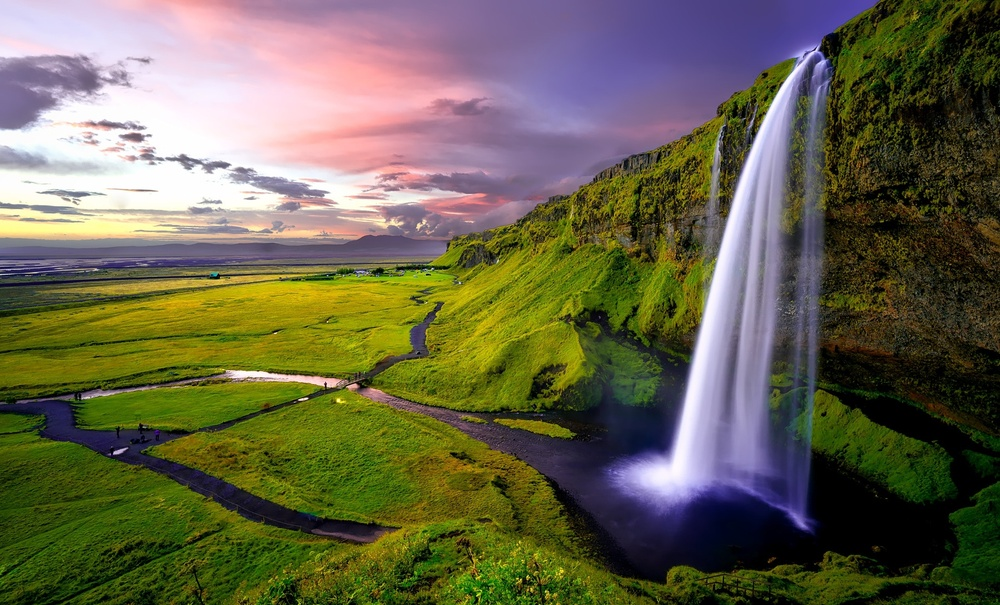
#> input picture testing_imgs/j1.jpg, 1000 x 605 px, shrunk from 2200 x 1331 before the run
$ python watercolor.py testing_imgs/j1.jpg
#> lines starting #> are read from the running program, lines starting #| are printed output that depends on the picture; after the words box and inside, x2 and y2 are one past the last pixel; in counts of white or black regions, pixels touching at a corner belong together
import os, sys
import cv2
import imageio
import subprocess
import numpy as np
from PIL import Image

filename = sys.argv[1].split('.')[0]
fileext = sys.argv[1].split('.')[1]

def Watercolor(f, prefix):
    # Parameters
#> called with f = 'testing_imgs/j1.jpg', prefix = 'testing_imgs/j1'
    average_square = (5, 5)
    sigma_x = 0
    k=20
    line_average = (9, 9)
    line_sigma_x = 0
    multi_w = 0.5
    paint_w = 0.9
    gamma = 1.5
    method = 2

    image = cv2.imread(f, 1)
#> image is the input picture: shape (605, 1000, 3); mean B, G, R 76.6, 100.9, 104.2
    file = 'test'
    ext = '.jpg'

    # GaussianBlur
    image_blurring = cv2.GaussianBlur(image, average_square, sigma_x)
    w , h , channel = image_blurring.shape
#> w = 605; h = 1000; channel = 3
    image_reshape = np.zeros((w , h ,3), np.uint8)

    # Quantization, GaussianBlur
    image_reshape = image_blurring // k * k
    paint = cv2.GaussianBlur(image_reshape, average_square, sigma_x)
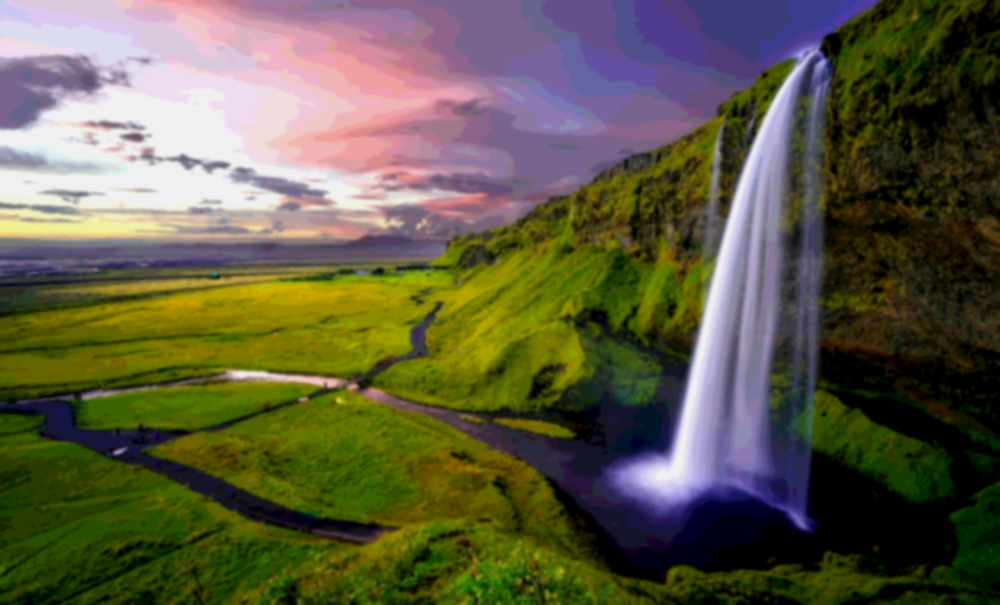
#> paint: shape (605, 1000, 3); mean B, G, R 67.4, 91.8, 95
    cv2.imwrite(prefix + file + "_paint" + ext, paint)

    # Sobel edge detection
    image_preprocessed  = cv2.cvtColor(cv2.GaussianBlur(image, line_average, line_sigma_x), cv2.COLOR_BGR2GRAY)
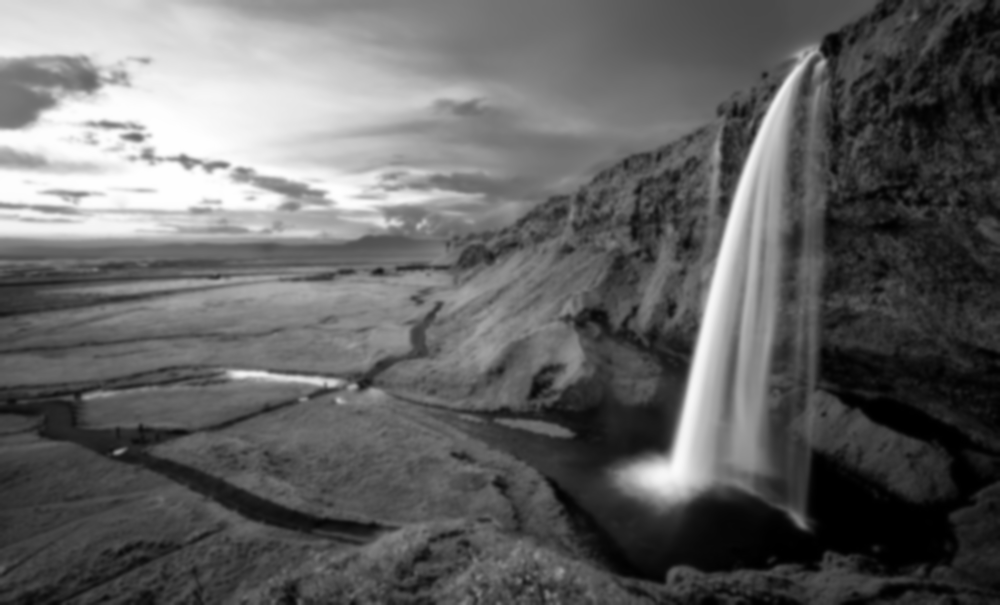
#> image_preprocessed: shape (605, 1000); min 0, max 255, mean 99.1

    # Canny edge detection
    image_binary = cv2.Canny(image_preprocessed, threshold1 = 50, threshold2 = 55)
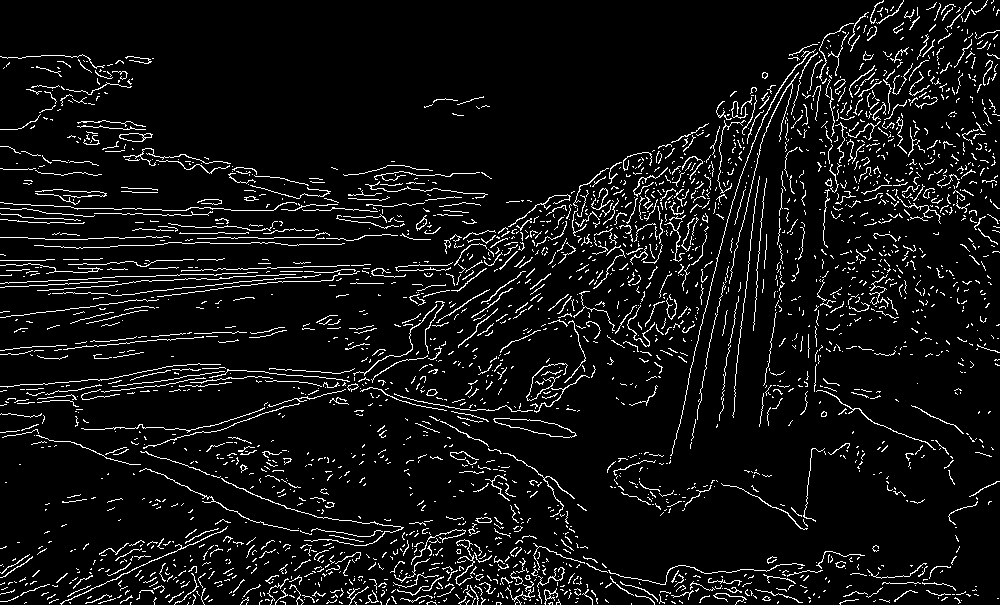
#> image_binary: shape (605, 1000); 6.8% white in thin lines or dots
    image_binary = cv2.GaussianBlur(image_binary, average_square, sigma_x)
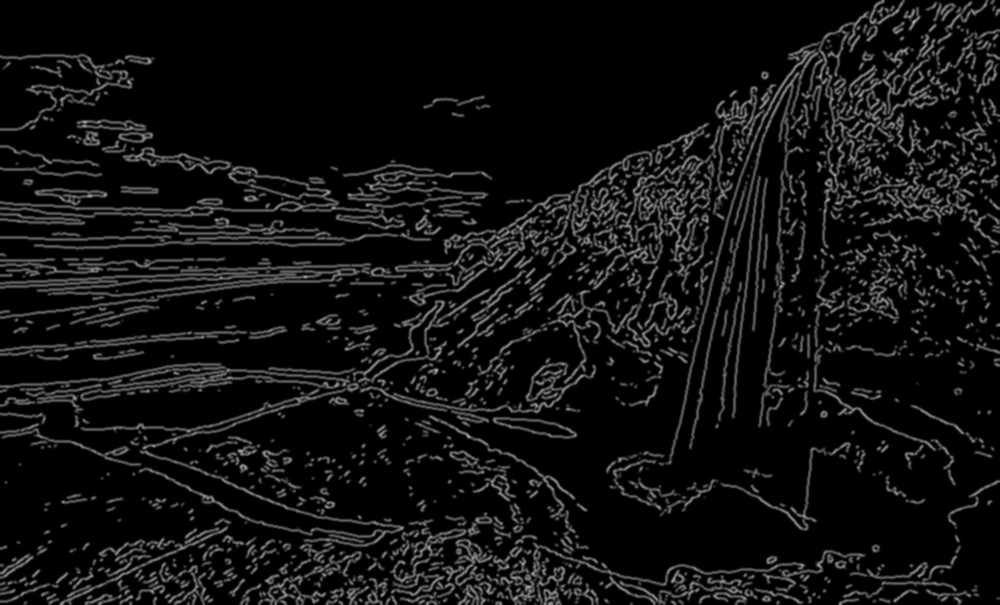
#> image_binary: shape (605, 1000); min 0, max 177, mean 17.5
    res, image_binary = cv2.threshold(image_binary, 90, 255, cv2.THRESH_BINARY_INV)
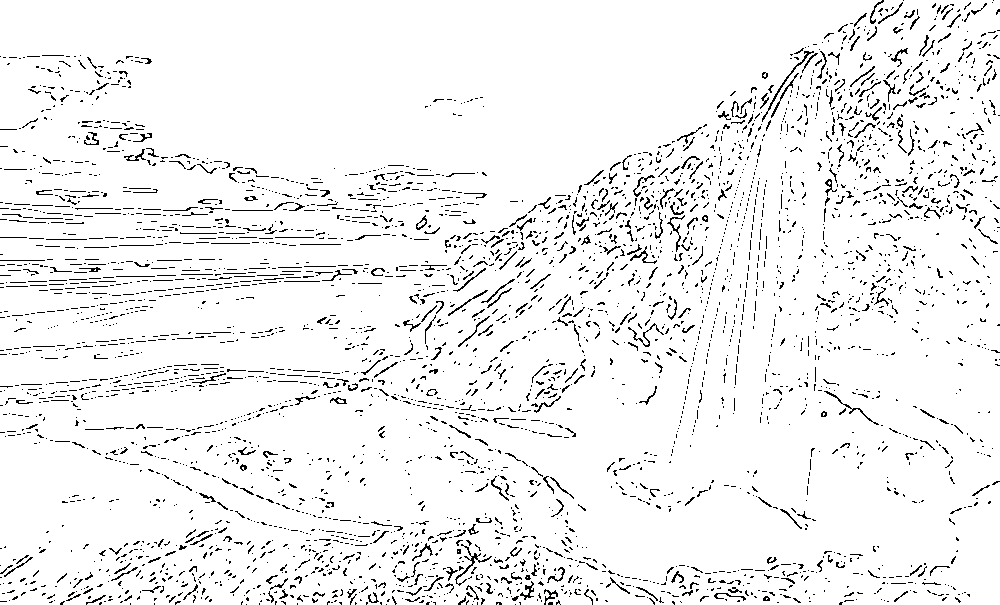
#> image_binary: shape (605, 1000); 94.4% white; black in thin lines or dots
    cv2.imwrite(prefix + file + "_line" + ext, image_binary)

    # Other procedures
    w , h , channel = paint.shape
    image_binary = np.where(image_binary > 0, 255, 0)
#> image_binary: shape (605, 1000) int64; 94.4% white; black in thin lines or dots
    image_binary = np.dstack((image_binary, image_binary, image_binary))
#> image_binary: shape (605, 1000, 3) int64; 94.4% white; black in thin lines or dots
    QQ = np.multiply(paint, image_binary) // 255
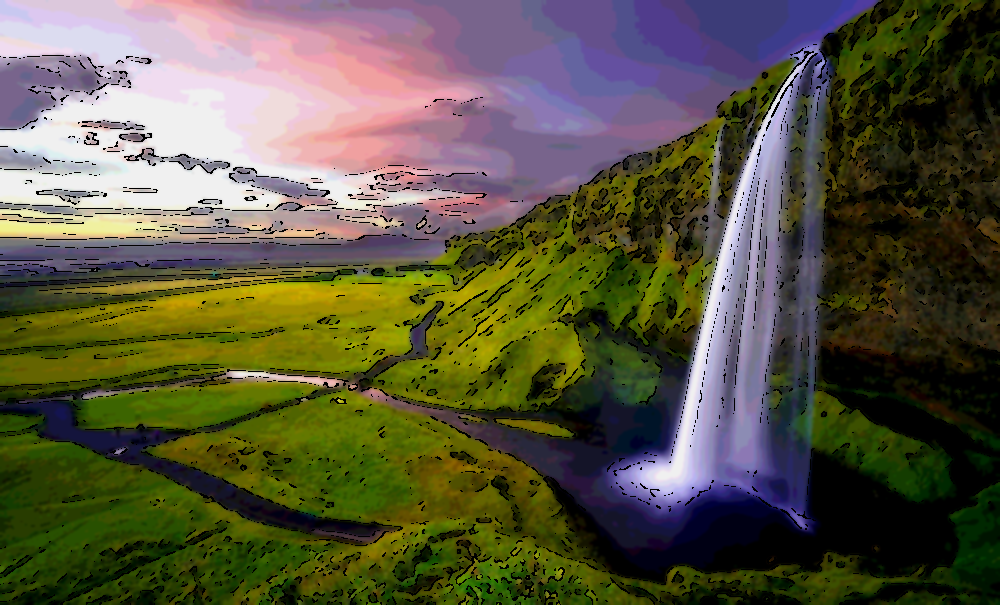
#> QQ: shape (605, 1000, 3) int64; mean B, G, R 64.9, 87.1, 90.4
    result = np.array(QQ, np.uint8)

    d = cv2.addWeighted(result, multi_w, paint, paint_w, gamma)
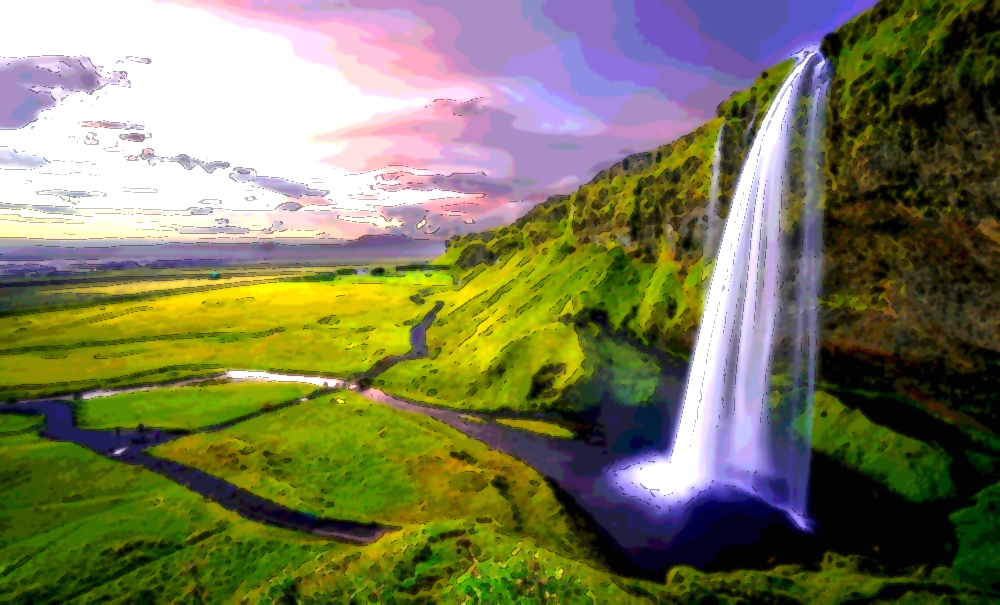
#> d: shape (605, 1000, 3); mean B, G, R 88, 122.3, 122.8

    # Output the frame
    cv2.imwrite(prefix + file + "_output" + ext, d)


# For gif
if fileext == "gif":
    # Convert gif into jpgs
    subprocess.call(('convert -verbose -coalesce %s.gif %s.jpg' % (filename, filename)).split())

    # Find number of frames
    SIZE = 0
    while True:
        prefix = filename + "-%d" % SIZE
        f = prefix + '.jpg'
        try:
            fd = open(f, "r")
            SIZE += 1
        except:
            break

    # Processing the images
    print("Processing. Please wait.")
    for ID in range(SIZE):
        prefix = filename + "-%d" % ID
        f = prefix + '.jpg'
        Watercolor(f, prefix)
        print("Frame " + str(ID) + " finished.")

    VALID_EXTENSIONS = ('png', 'jpg')

    # Output the gif
    def create_gif(filenames, duration):
        images = []
        for name in filenames:
            images.append(imageio.imread(name))
        output_file = "" + filename + "_result.gif"
        imageio.mimsave(output_file, images, duration=duration)

    duration = 0.1
    filenames = []
    for i in range(SIZE):
        filenames.append(filename + "-%dtest_output.jpg" % i)
    create_gif(filenames, duration)

    # Cleanup the working directory
    for i in range(SIZE):
        deletion = "" + filename + "-" + str(i)
        os.remove(deletion + ".jpg")
        os.remove(deletion + "test_line" + ".jpg")
        os.remove(deletion + "test_output" + ".jpg")
        os.remove(deletion + "test_paint" + ".jpg")

    print("Working directory cleaned. Exiting.")

# For jpg
else:
    f = filename + '.jpg'
    print("Processing. Please wait.")
    Watercolor(f, filename)

    # Cleanup the working directory
    os.rename("" + filename + "test_output.jpg", "" + filename + "_result.jpg")
    os.remove("" + filename + "test_line" + ".jpg")
    os.remove("" + filename + "test_paint" + ".jpg")
    print("Working directory cleaned. Exiting.")

$ run again, on testing_imgs/j3.jpg
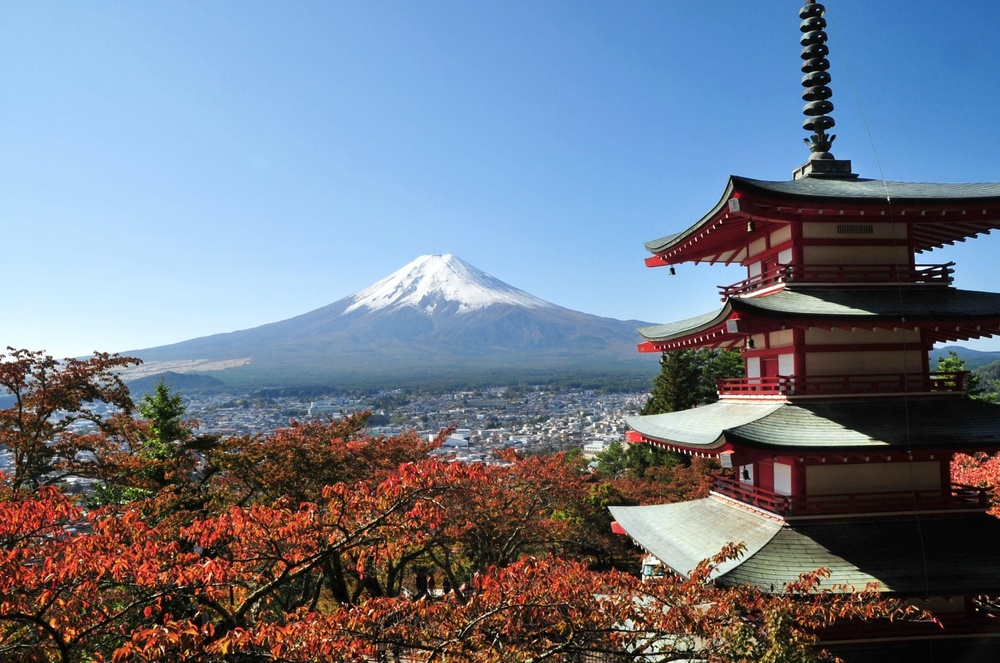
#> input picture testing_imgs/j3.jpg, 1000 x 663 px, shrunk from 2000 x 1326 before the run
#> in Watercolor, image is the input picture: shape (663, 1000, 3); mean B, G, R 137.8, 121.7, 111.5
#> in Watercolor, `image_binary = cv2.Canny(image_preprocessed, threshold1 = 50, threshol..`:
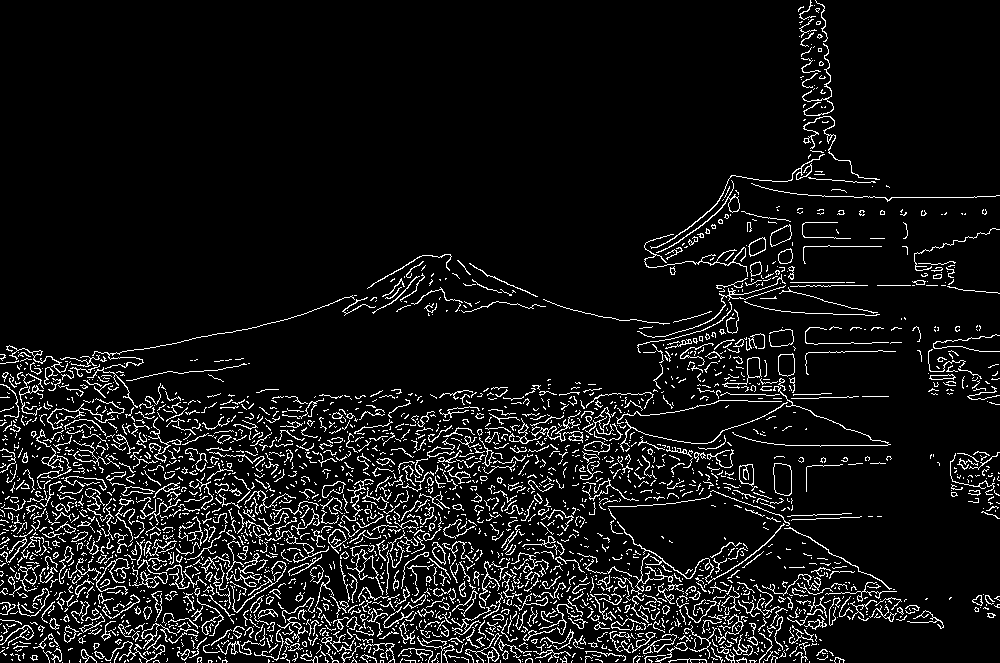
#> image_binary: shape (663, 1000); 7.9% white in thin lines or dots
#> in Watercolor, `d = cv2.addWeighted(result, multi_w, paint, paint_w, gamma)`:
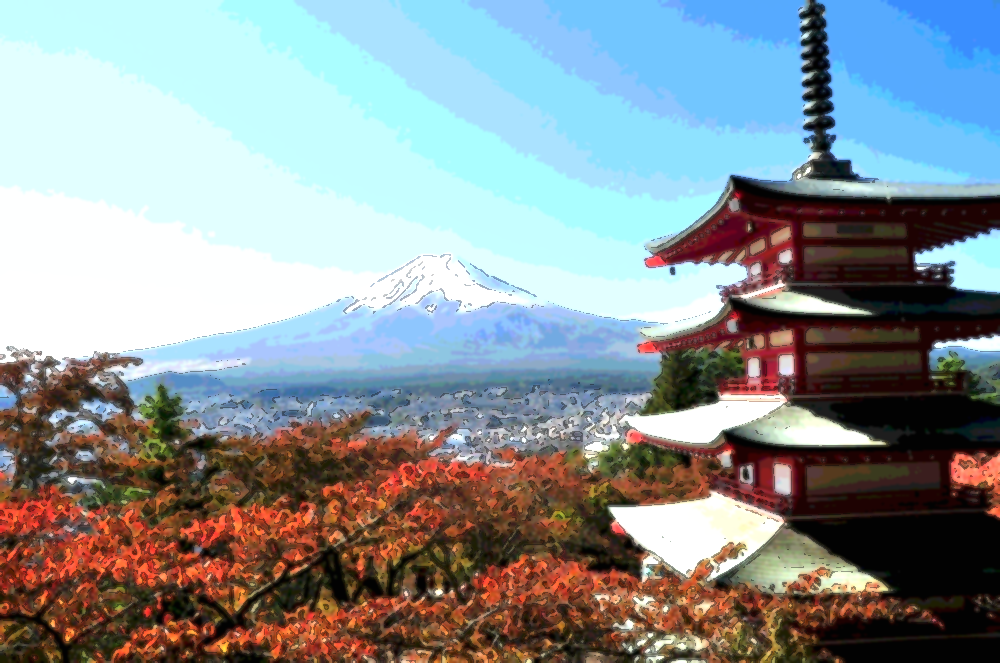
#> d: shape (663, 1000, 3); mean B, G, R 152.5, 148.8, 138.8

$ run again, on testing_imgs/j4.jpg
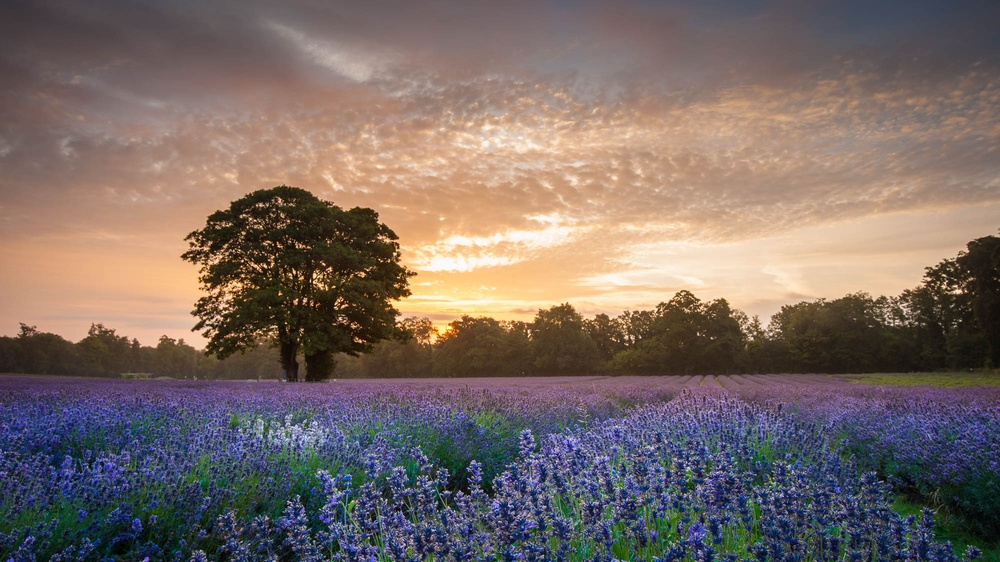
#> input picture testing_imgs/j4.jpg, 1000 x 562 px, shrunk from 2000 x 1125 before the run
#> in Watercolor, image is the input picture: shape (562, 1000, 3); mean B, G, R 101.5, 106.9, 121.6
#> in Watercolor, `image_binary = cv2.Canny(image_preprocessed, threshold1 = 50, threshol..`:
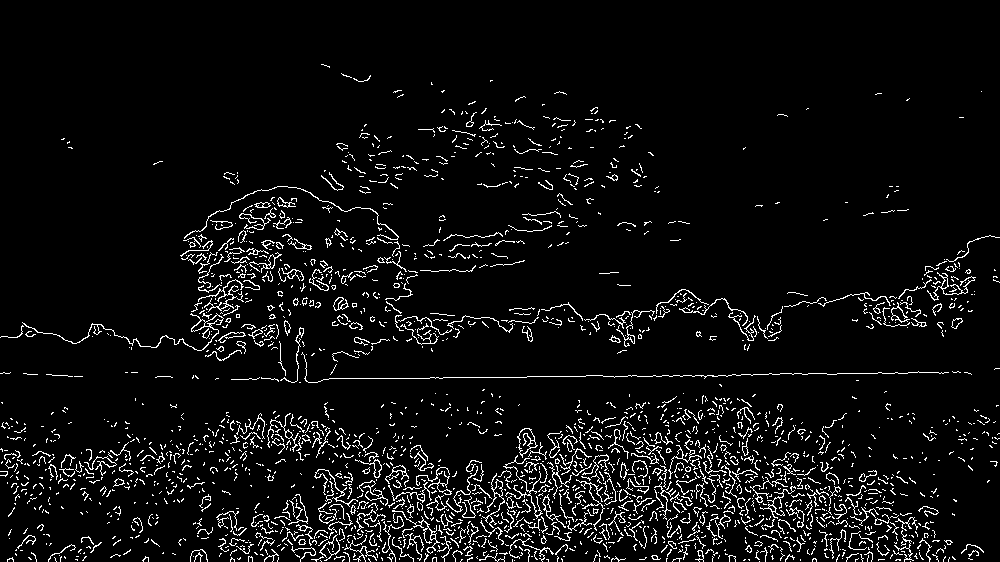
#> image_binary: shape (562, 1000); 5.5% white in thin lines or dots, all inside (x1, y1, x2, y2) = (0, 64, 1000, 562)
#> in Watercolor, `d = cv2.addWeighted(result, multi_w, paint, paint_w, gamma)`:
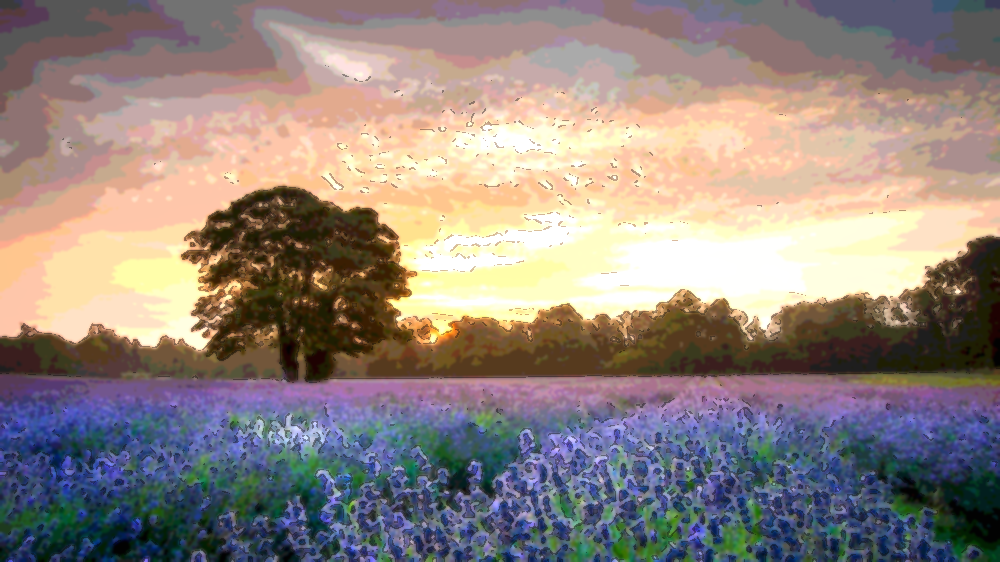
#> d: shape (562, 1000, 3); mean B, G, R 127.6, 133.6, 146.6

$ run again, on testing_imgs/j5.jpg
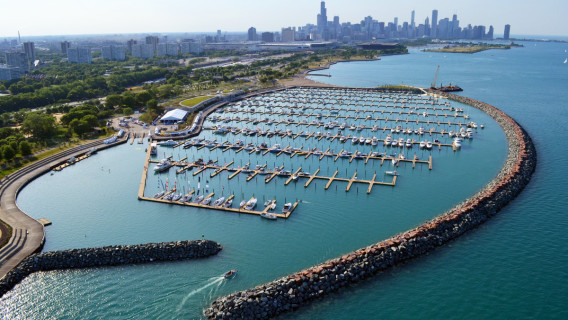
#> input picture testing_imgs/j5.jpg, 568 x 320 px
#> in Watercolor, image is the input picture: shape (320, 568, 3); mean B, G, R 135.4, 124.6, 96.8
#> in Watercolor, `d = cv2.addWeighted(result, multi_w, paint, paint_w, gamma)`:
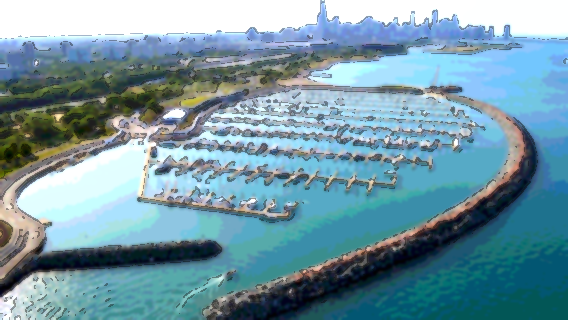
#> d: shape (320, 568, 3); mean B, G, R 165.9, 152.8, 116
